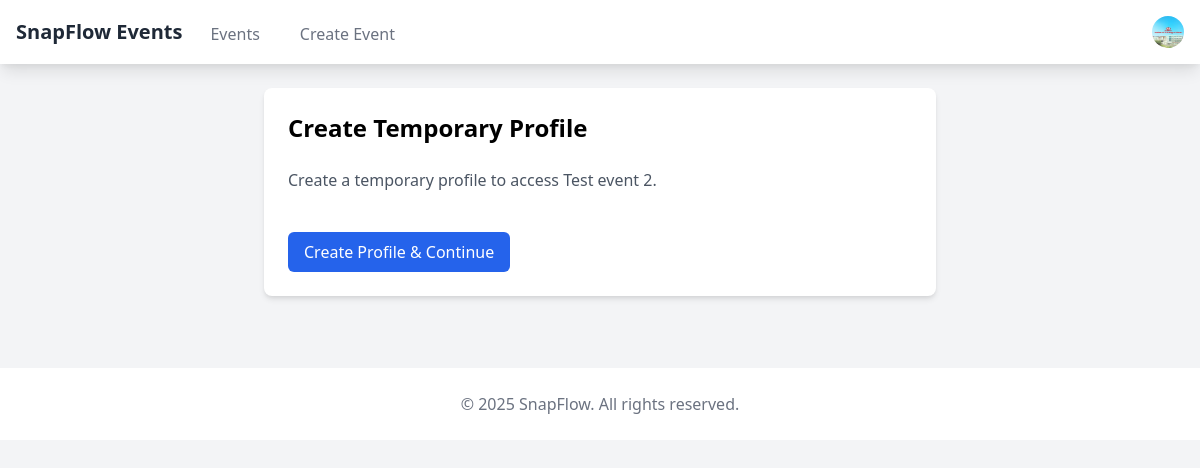
/events/test-event-2/temp-profile/ (signed in), run on the app's committed database.
### users/models.py (models this page shows, shortened)
class CustomUser(AbstractUser):
    class Roles(models.TextChoices):
        ORGANIZER = 'ORGANIZER', _('Event Organizer')
        PHOTOGRAPHER = 'PHOTOGRAPHER', _('Photographer')
        PARTICIPANT = 'PARTICIPANT', _('Event Participant')
    class ParticipantTypes(models.TextChoices):
        GUEST = 'GUEST', _('Guest')
        FAMILY = 'FAMILY', _('Family')
        FRIEND = 'FRIEND', _('Friend')
        WINNER = 'WINNER', _('Winner')
        OTHER = 'OTHER', _('Other')
    class PhotographerRoles(models.TextChoices):
        LEAD = 'LEAD', _('Lead Photographer')
        ASSISTANT = 'ASSISTANT', _('Assistant Photographer')
        SECONDARY = 'SECONDARY', _('Secondary Photographer')
    role = models.CharField(
        max_length=20,
        choices=Roles.choices,
        null=True,
        blank=False
    )
    avatar = models.ImageField(
        upload_to='user_avatars/',
        validators=[FileExtensionValidator(['jpg', 'jpeg', 'png'])],
        null=True,
        blank=True
    )
    phone_number = models.CharField(max_length=15, blank=True)
    company_name = models.CharField(max_length=100, blank=True)
    website = models.URLField(blank=True)
    portfolio_url = models.URLField(blank=True)
    photographer_role = models.CharField(
        max_length=20,
        choices=PhotographerRoles.choices,
        blank=True
    )
    watermark = models.ImageField(
        upload_to='photographer_watermarks/',
        validators=[FileExtensionValidator(['png'])],
        null=True,
        blank=True
    )
    participant_type = models.CharField(
        max_length=20,
        choices=ParticipantTypes.choices,
        blank=True
    )
    image_visibility = models.CharField(
        max_length=20,
        choices=[
            ('PUBLIC', 'Public'),
            ('PRIVATE', 'Private'),
            ('EVENT_ONLY', 'Event Only')
        ],
        default='PRIVATE'
    )
    blur_requested = models.BooleanField(default=False)
    remove_requested = models.BooleanField(default=False)
    is_verified = models.BooleanField(default=False)

### events/models.py (models this page shows, shortened)
class Event(models.Model):
    class EventTypes(models.TextChoices):
        WEDDING = 'WEDDING', _('Wedding')
        BIRTHDAY = 'BIRTHDAY', _('Birthday')
        CORPORATE = 'CORPORATE', _('Corporate Event')
        CULTURAL = 'CULTURAL', _('Cultural Event')
        SPORTS = 'SPORTS', _('Sports Event')
        ACADEMIC = 'ACADEMIC', _('Academic Event')
        AWARD = 'AWARD', _('Award Ceremony')
        PUBLIC = 'PUBLIC', _('Public Gathering')
        OTHER = 'OTHER', _('Other')
    class EventStatus(models.TextChoices):
        DRAFT = 'DRAFT', _('Draft')
        ACTIVE = 'ACTIVE', _('Active')
        COMPLETED = 'COMPLETED', _('Completed')
        CANCELLED = 'CANCELLED', _('Cancelled')
    title = models.CharField(max_length=200)
    slug = models.SlugField(unique=True, blank=True)
    event_type = models.CharField(
        max_length=20,
        choices=EventTypes.choices,
        default=EventTypes.OTHER
    )
    description = models.TextField()
    start_date = models.DateTimeField()
    end_date = models.DateTimeField()
    timezone = models.CharField(max_length=50, default='UTC')
    location = models.CharField(max_length=255)
    event_code = models.CharField(max_length=6, unique=True, blank=True)
    primary_color = models.CharField(max_length=7, default="#ffffff")  # Hex color
    secondary_color = models.CharField(max_length=7, default="#000000")  # Hex color
    status = models.CharField(
        max_length=20,
        choices=EventStatus.choices,
        default=EventStatus.DRAFT
    )
    organizer = models.ForeignKey(
        settings.AUTH_USER_MODEL,
        on_delete=models.CASCADE,
        related_name='organized_events'
    )
    custom_domain = models.CharField(max_length=255, blank=True)
    theme = models.ForeignKey(
        'EventTheme',
        on_delete=models.SET_NULL,
        null=True,
        blank=True
    )
    logo = models.ImageField(upload_to='event_logos/', null=True, blank=True)
    cover_image = models.ImageField(upload_to='event_covers/', null=True, blank=True)
    is_public = models.BooleanField(default=False)
    require_registration = models.BooleanField(default=True)
    allow_guest_upload = models.BooleanField(default=False)
    enable_face_detection = models.BooleanField(default=True)
    enable_moment_detection = models.BooleanField(default=True)
    enable_auto_tagging = models.BooleanField(default=True)
    created_at = models.DateTimeField(auto_now_add=True)
    updated_at = models.DateTimeField(auto_now=True)
    class Meta:
        ordering = ['-start_date']

### events/views.py (the view, shortened to what this page needs)
# urls.py: path('<slug:slug>/temp-profile/', views.create_temp_profile, name='create_temp_profile'),
@login_required
def create_temp_profile(request, slug):
    event = get_object_or_404(Event, slug=slug)
    return render(request, 'events/create_temp_profile.html', {'event': event})

### notifications/context_processors.py (called while the page is built)
def notification_processor(request):
    context = {
        'unread_notifications_count': 0,
        'recent_notifications': []
    }
    if request.user.is_authenticated:
        from .models import Notification
        context['unread_notifications_count'] = Notification.objects.filter(
            recipient=request.user,
            is_read=False
        ).count()
        context['recent_notifications'] = Notification.objects.filter(
            recipient=request.user
        ).order_by('-created_at')[:5]
    return context

### templates/events/create_temp_profile.html (shortened to what this page needs)
{% extends "events/base.html" %}
{% block content %}
<div class="bg-white rounded-lg shadow-md p-6 max-w-2xl mx-auto">
    <h1 class="text-2xl font-bold mb-6">Create Temporary Profile</h1>
    <p class="mb-4 text-gray-600">
        Create a temporary profile to access {{ event.title }}.
    </p>
    <form method="post" class="space-y-6">
        <button type="submit" class="bg-blue-600 text-white px-4 py-2 rounded-md hover:bg-blue-700">
            Create Profile & Continue
        </button>
    </form>
</div>
{% endblock %}

### templates/events/base.html (shortened to what this page needs)
<!DOCTYPE html>
<html lang="en">
<head>
    <link href="https://cdnjs.cloudflare.com/ajax/libs/tailwindcss/2.2.19/tailwind.min.css" rel="stylesheet">
    <link href="https://cdnjs.cloudflare.com/ajax/libs/font-awesome/6.0.0/css/all.min.css" rel="stylesheet">
</head>
<body class="bg-gray-100">
    <nav class="bg-white shadow-lg">
        <div class="max-w-7xl mx-auto px-4">
            <div class="flex justify-between h-16">
                <div class="flex">
                    <div class="flex-shrink-0 flex items-center">
                        <a href="{% url 'events:event_list' %}" class="text-xl font-bold text-gray-800">
                            SnapFlow Events
                        </a>
                    </div>
                    <div class="hidden md:ml-6 md:flex md:space-x-8">
                        <a href="{% url 'events:event_list' %}"
                           class="inline-flex items-center px-1 pt-1 text-gray-500 hover:text-gray-700">
                            Events
                        </a>
                        {% if user.is_authenticated %}
                            {% if user.role == 'ORGANIZER' %}
                                <a href="{% url 'events:event_create' %}"
                                   class="inline-flex items-center px-1 pt-1 text-gray-500 hover:text-gray-700">
                                    Create Event
                                </a>
                            {% endif %}
                        {% endif %}
                    </div>
                </div>
                <div class="flex items-center">
                    {% if user.is_authenticated %}
                        <div class="ml-3 relative">
                            <div>
                                <button type="button"
                                        class="flex text-sm rounded-full focus:outline-none focus:ring-2 focus:ring-offset-2 focus:ring-blue-500"
                                        id="user-menu-button">
                                    <img class="h-8 w-8 rounded-full"
                                         src="{{ user.avatar.url|default:'/static/default-avatar.png' }}"
                                         alt="{{ user.username }}">
                                </button>
                            </div>
                        </div>
                    {% else %}
                        <a href="{% url 'users:login' %}"
                           class="inline-flex items-center px-4 py-2 border border-transparent text-sm font-medium rounded-md text-white bg-blue-600 hover:bg-blue-700">
                            Sign in
                        </a>
                    {% endif %}
                </div>
            </div>
        </div>
    </nav>
    <main class="max-w-7xl mx-auto px-4 py-6">
        {% block content %}{% endblock %}
    </main>
    <footer class="bg-white mt-12">
        <div class="max-w-7xl mx-auto px-4 py-6">
            <div class="text-center text-gray-500">
                <p>&copy; {% now "Y" %} SnapFlow. All rights reserved.</p>
            </div>
        </div>
    </footer>
</body>
</html>

### data on the page
CustomUser: avatar (picture)
Event: title "Test event 2"
